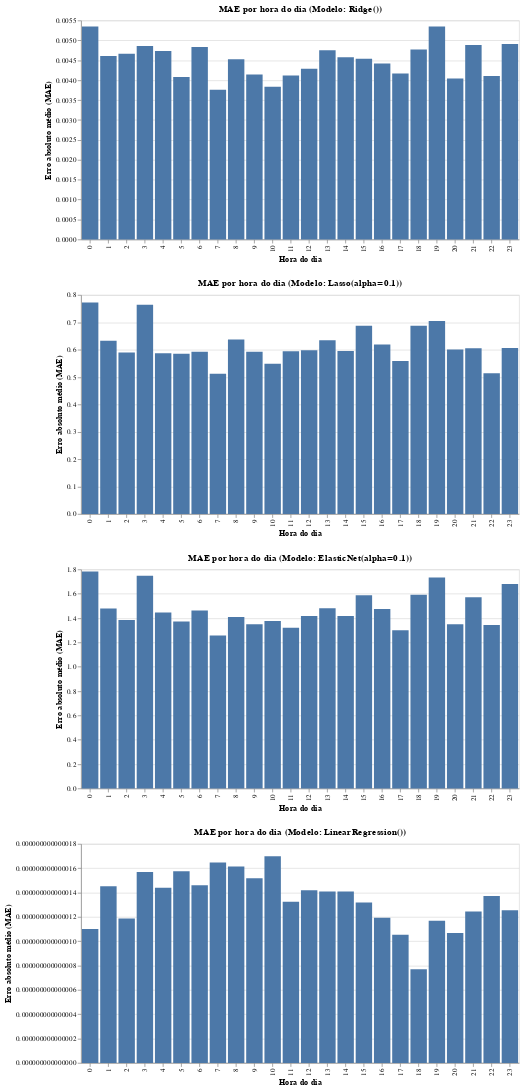

The cell this chart's notebook holds for it:
### Code cell
charts = []

for m in modelos:
    df_m = hour_mae[hour_mae["model"] == m].reset_index()

    chart = (
        alt.Chart(df_m)
        .mark_bar()
        .encode(
            x=alt.X("hour:O", title="Hora do dia"),
            y=alt.Y("residual:Q", title="Erro absoluto médio (MAE)"),
        )
        .properties(
            width=600,
            height=300,
            title=f"MAE por hora do dia (Modelo: {m})"
        )
    )

    charts.append(chart)

# Concat horizontal
alt.vconcat(*charts)

### Figure 1 — Vega-Lite specification as saved in the notebook (floating-point values rounded to 4 significant figures)
{"config": {"view": {"continuousWidth": 300, "continuousHeight": 300}}, "vconcat": [{"data": {"name": "data-055424e20166c5c36211f5c423c0fbe2"}, "mark": {"type": "bar"}, "encoding": {"x": {"field": "hour", "title": "Hora do dia", "type": "ordinal"}, "y": {"field": "residual", "title": "Erro absoluto médio (MAE)", "type": "quantitative"}}, "height": 300, "title": "MAE por hora do dia (Modelo: Ridge())", "width": 600}, {"data": {"name": "data-dcb1fdaf59f18fae411b131a413d7846"}, "mark": {"type": "bar"}, "encoding": {"x": {"field": "hour", "title": "Hora do dia", "type": "ordinal"}, "y": {"field": "residual", "title": "Erro absoluto médio (MAE)", "type": "quantitative"}}, "height": 300, "title": "MAE por hora do dia (Modelo: Lasso(alpha=0.1))", "width": 600}, {"data": {"name": "data-1828296b7067f2c75f5e27ee10593eee"}, "mark": {"type": "bar"}, "encoding": {"x": {"field": "hour", "title": "Hora do dia", "type": "ordinal"}, "y": {"field": "residual", "title": "Erro absoluto médio (MAE)", "type": "quantitative"}}, "height": 300, "title": "MAE por hora do dia (Modelo: ElasticNet(alpha=0.1))", "width": 600}, {"data": {"name": "data-06fa887122bf0530d29e12e03779ce27"}, "mark": {"type": "bar"}, "encoding": {"x": {"field": "hour", "title": "Hora do dia", "type": "ordinal"}, "y": {"field": "residual", "title": "Erro absoluto médio (MAE)", "type": "quantitative"}}, "height": 300, "title": "MAE por hora do dia (Modelo: LinearRegression())", "width": 600}], "$schema": "https://vega.github.io/schema/vega-lite/v6.1.0.json", "datasets": {"data-055424e20166c5c36211f5c423c0fbe2": [{"index": 72, "model": "Ridge()", "hour": 0, "residual": 0.005346}, {"index": 73, "model": "Ridge()", "hour": 1, "residual": 0.004604}, {"index": 74, "model": "Ridge()", "hour": 2, "residual": 0.004661}, {"index": 75, "model": "Ridge()", "hour": 3, "residual": 0.004856}, {"index": 76, "model": "Ridge()", "hour": 4, "residual": 0.004735}, {"index": 77, "model": "Ridge()", "hour": 5, "residual": 0.004077}, {"index": 78, "model": "Ridge()", "hour": 6, "residual": 0.004835}, {"index": 79, "model": "Ridge()", "hour": 7, "residual": 0.003761}, {"index": 80, "model": "Ridge()", "hour": 8, "residual": 0.004523}, {"index": 81, "model": "Ridge()", "hour": 9, "residual": 0.004142}, {"index": 82, "model": "Ridge()", "hour": 10, "residual": 0.003832}, {"index": 83, "model": "Ridge()", "hour": 11, "residual": 0.004114}, {"index": 84, "model": "Ridge()", "hour": 12, "residual": 0.004284}, {"index": 85, "model": "Ridge()", "hour": 13, "residual": 0.004754}, {"index": 86, "model": "Ridge()", "hour": 14, "residual": 0.004579}, {"index": 87, "model": "Ridge()", "hour": 15, "residual": 0.004536}, {"index": 88, "model": "Ridge()", "hour": 16, "residual": 0.00442}, {"index": 89, "model": "Ridge()", "hour": 17, "residual": 0.004166}, {"index": 90, "model": "Ridge()", "hour": 18, "residual": 0.00477}, {"index": 91, "model": "Ridge()", "hour": 19, "residual": 0.005348}, {"index": 92, "model": "Ridge()", "hour": 20, "residual": 0.004039}, {"index": 93, "model": "Ridge()", "hour": 21, "residual": 0.004882}, {"index": 94, "model": "Ridge()", "hour": 22, "residual": 0.004102}, {"index": 95, "model": "Ridge()", "hour": 23, "residual": 0.00491}], "data-dcb1fdaf59f18fae411b131a413d7846": [{"index": 24, "model": "Lasso(alpha=0.1)", "hour": 0, "residual": 0.7721}, {"index": 25, "model": "Lasso(alpha=0.1)", "hour": 1, "residual": 0.633}, {"index": 26, "model": "Lasso(alpha=0.1)", "hour": 2, "residual": 0.59}, {"index": 27, "model": "Lasso(alpha=0.1)", "hour": 3, "residual": 0.7639}, {"index": 28, "model": "Lasso(alpha=0.1)", "hour": 4, "residual": 0.5866}, {"index": 29, "model": "Lasso(alpha=0.1)", "hour": 5, "residual": 0.585}, {"index": 30, "model": "Lasso(alpha=0.1)", "hour": 6, "residual": 0.5921}, {"index": 31, "model": "Lasso(alpha=0.1)", "hour": 7, "residual": 0.5122}, {"index": 32, "model": "Lasso(alpha=0.1)", "hour": 8, "residual": 0.6374}, {"index": 33, "model": "Lasso(alpha=0.1)", "hour": 9, "residual": 0.5921}, {"index": 34, "model": "Lasso(alpha=0.1)", "hour": 10, "residual": 0.5482}, {"index": 35, "model": "Lasso(alpha=0.1)", "hour": 11, "residual": 0.5943}, {"index": 36, "model": "Lasso(alpha=0.1)", "hour": 12, "residual": 0.5975}, {"index": 37, "model": "Lasso(alpha=0.1)", "hour": 13, "residual": 0.6345}, {"index": 38, "model": "Lasso(alpha=0.1)", "hour": 14, "residual": 0.5951}, {"index": 39, "model": "Lasso(alpha=0.1)", "hour": 15, "residual": 0.687}, {"index": 40, "model": "Lasso(alpha=0.1)", "hour": 16, "residual": 0.6184}, {"index": 41, "model": "Lasso(alpha=0.1)", "hour": 17, "residual": 0.5589}, {"index": 42, "model": "Lasso(alpha=0.1)", "hour": 18, "residual": 0.6874}, {"index": 43, "model": "Lasso(alpha=0.1)", "hour": 19, "residual": 0.7044}, {"index": 44, "model": "Lasso(alpha=0.1)", "hour": 20, "residual": 0.6006}, {"index": 45, "model": "Lasso(alpha=0.1)", "hour": 21, "residual": 0.6054}, {"index": 46, "model": "Lasso(alpha=0.1)", "hour": 22, "residual": 0.514}, {"index": 47, "model": "Lasso(alpha=0.1)", "hour": 23, "residual": 0.6062}], "data-1828296b7067f2c75f5e27ee10593eee": [{"index": 0, "model": "ElasticNet(alpha=0.1)", "hour": 0, "residual": 1.782}, {"index": 1, "model": "ElasticNet(alpha=0.1)", "hour": 1, "residual": 1.478}, {"index": 2, "model": "ElasticNet(alpha=0.1)", "hour": 2, "residual": 1.385}, {"index": 3, "model": "ElasticNet(alpha=0.1)", "hour": 3, "residual": 1.748}, {"index": 4, "model": "ElasticNet(alpha=0.1)", "hour": 4, "residual": 1.445}, {"index": 5, "model": "ElasticNet(alpha=0.1)", "hour": 5, "residual": 1.371}, {"index": 6, "model": "ElasticNet(alpha=0.1)", "hour": 6, "residual": 1.462}, {"index": 7, "model": "ElasticNet(alpha=0.1)", "hour": 7, "residual": 1.257}, {"index": 8, "model": "ElasticNet(alpha=0.1)", "hour": 8, "residual": 1.409}, {"index": 9, "model": "ElasticNet(alpha=0.1)", "hour": 9, "residual": 1.349}, {"index": 10, "model": "ElasticNet(alpha=0.1)", "hour": 10, "residual": 1.377}, {"index": 11, "model": "ElasticNet(alpha=0.1)", "hour": 11, "residual": 1.321}, {"index": 12, "model": "ElasticNet(alpha=0.1)", "hour": 12, "residual": 1.418}, {"index": 13, "model": "ElasticNet(alpha=0.1)", "hour": 13, "residual": 1.481}, {"index": 14, "model": "ElasticNet(alpha=0.1)", "hour": 14, "residual": 1.417}, {"index": 15, "model": "ElasticNet(alpha=0.1)", "hour": 15, "residual": 1.588}, {"index": 16, "model": "ElasticNet(alpha=0.1)", "hour": 16, "residual": 1.474}, {"index": 17, "model": "ElasticNet(alpha=0.1)", "hour": 17, "residual": 1.301}, {"index": 18, "model": "ElasticNet(alpha=0.1)", "hour": 18, "residual": 1.592}, {"index": 19, "model": "ElasticNet(alpha=0.1)", "hour": 19, "residual": 1.734}, {"index": 20, "model": "ElasticNet(alpha=0.1)", "hour": 20, "residual": 1.35}, {"index": 21, "model": "ElasticNet(alpha=0.1)", "hour": 21, "residual": 1.57}, {"index": 22, "model": "ElasticNet(alpha=0.1)", "hour": 22, "residual": 1.342}, {"index": 23, "model": "ElasticNet(alpha=0.1)", "hour": 23, "residual": 1.68}], "data-06fa887122bf0530d29e12e03779ce27": [{"index": 48, "model": "LinearRegression()", "hour": 0, "residual": 1.101e-14}, {"index": 49, "model": "LinearRegression()", "hour": 1, "residual": 1.451e-14}, {"index": 50, "model": "LinearRegression()", "hour": 2, "residual": 1.186e-14}, {"index": 51, "model": "LinearRegression()", "hour": 3, "residual": 1.569e-14}, {"index": 52, "model": "LinearRegression()", "hour": 4, "residual": 1.44e-14}, {"index": 53, "model": "LinearRegression()", "hour": 5, "residual": 1.574e-14}, {"index": 54, "model": "LinearRegression()", "hour": 6, "residual": 1.459e-14}, {"index": 55, "model": "LinearRegression()", "hour": 7, "residual": 1.648e-14}, {"index": 56, "model": "LinearRegression()", "hour": 8, "residual": 1.615e-14}, {"index": 57, "model": "LinearRegression()", "hour": 9, "residual": 1.518e-14}, {"index": 58, "model": "LinearRegression()", "hour": 10, "residual": 1.698e-14}, {"index": 59, "model": "LinearRegression()", "hour": 11, "residual": 1.324e-14}, {"index": 60, "model": "LinearRegression()", "hour": 12, "residual": 1.418e-14}, {"index": 61, "model": "LinearRegression()", "hour": 13, "residual": 1.408e-14}, {"index": 62, "model": "LinearRegression()", "hour": 14, "residual": 1.408e-14}, {"index": 63, "model": "LinearRegression()", "hour": 15, "residual": 1.319e-14}, {"index": 64, "model": "LinearRegression()", "hour": 16, "residual": 1.192e-14}, {"index": 65, "model": "LinearRegression()", "hour": 17, "residual": 1.052e-14}, {"index": 66, "model": "LinearRegression()", "hour": 18, "residual": 7.698e-15}, {"index": 67, "model": "LinearRegression()", "hour": 19, "residual": 1.168e-14}, {"index": 68, "model": "LinearRegression()", "hour": 20, "residual": 1.069e-14}, {"index": 69, "model": "LinearRegression()", "hour": 21, "residual": 1.243e-14}, {"index": 70, "model": "LinearRegression()", "hour": 22, "residual": 1.373e-14}, {"index": 71, "model": "LinearRegression()", "hour": 23, "residual": 1.254e-14}]}}
